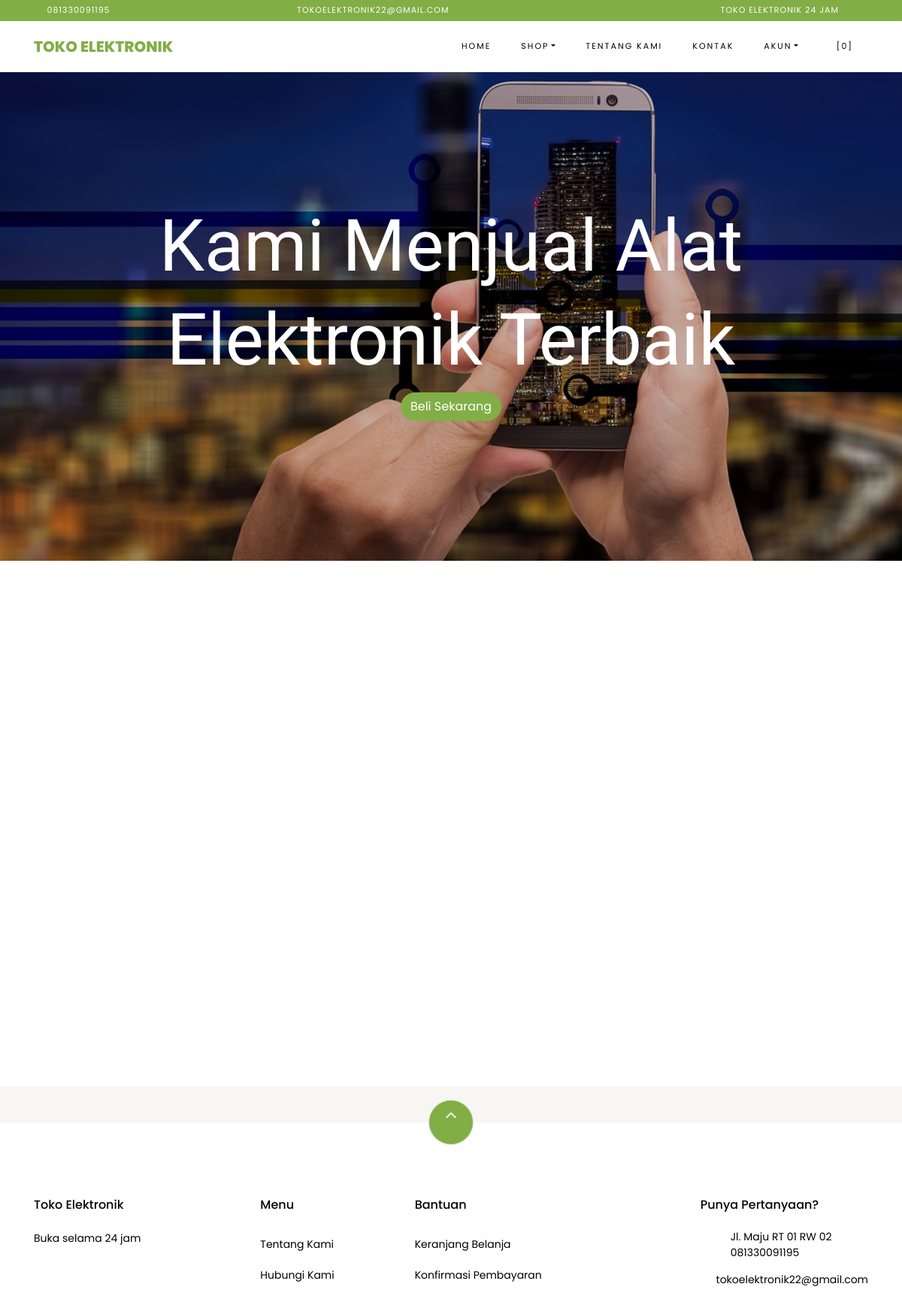
The page / on the database its author committed.
### tables this page shows
CREATE TABLE `settings` (
  `id` int(10) NOT NULL,
  `key` varchar(32) NOT NULL,
  `content` text NOT NULL
);

### application/helpers/themes_helper.php (called while the page is built, shortened)
<?php
if ( ! function_exists('get_theme_name'))
{
    function get_theme_name() {
        $current_theme = get_settings('current_theme_name');
        return ($current_theme) ? $current_theme : false;
    }
}
if ( ! function_exists('get_template_part'))
{
    function get_template_part($file_name = null, $params = array()) {
        if ($file_name !== '') {
            $current_theme = get_theme_name();
            if ( file_exists($file_location = VIEWPATH .'themes/'. $current_theme .'/'. $file_name .'.php')) {
                $CI =& get_instance();
                $CI->load->view('themes/'. $current_theme .'/'. $file_name, $params);
            }
            else {
                echo '<div>Kesalahan: berkas tema <b>'. $file_name .'.php</b> tidak ditemukan.<br>Lokasi berkas: <b>'. $file_location .'</b></div>';
            }
        }
    }
}
if ( ! function_exists('get_header'))
{
    function get_header($params = null, $section = '', $current_section = '') {
        $load_params = array();
        if ( is_null($params)) {
            $load_params['title'] = get_settings('site_name');
        }
        else if ( is_string($params)) {
            $load_params['title'] = $params;
        }
        else if ( is_array($params)) {
            $load_params = $params;
        }
        else {
            $load_params['title'] = get_settings('site_name');
        }
        $load_params['sidebar_section'] = $section;
        $load_params['current_section'] = $current_section;
        get_template_part('header', $load_params);
    }
}
if ( ! function_exists('get_footer'))
{
    function get_footer($params = array()) {
        get_template_part('footer', $params);
    }
}
if ( ! function_exists('get_theme_uri'))
{
    function get_theme_uri($file_name = null, $theme_name = NULL)
    {
        $theme_name = ($theme_name == NULL) ? get_theme_name() : $theme_name;
        return is_null($file_name) ? base_url('assets/themes/'. $theme_name .'/') : base_url('assets/themes/'. $theme_name .'/'. $file_name) ;
    }
}

### application/controllers/Home.php (called while the page is built, shortened)
<?php
class Home extends CI_Controller {
    public function index() {
        $params['title'] = 'Selamat Datang di Toko Sayur 22';
        $products['products'] = $this->product->get_all_products();
        $products['best_deal'] = $this->product->best_deal_product();
        $products['reviews'] = $this->review->get_all_reviews();
        get_header($params);
        get_template_part('home', $products);
        get_footer();
    }
}

### index.php (called while the page is built, shortened)
<?php
require_once BASEPATH . 'core/CodeIgniter.php';

### application/helpers/global_helper.php (called while the page is built, shortened)
<?php
if (!function_exists('get_settings')) {
    function get_settings($key = '')
    {
        $CI = &get_instance();
        $row = $CI->db
            ->select('content')
            ->where('key', $key)
            ->get('settings')
            ->row();
        return $row->content;
    }
}
if (!function_exists('get_store_name')) {
    function get_store_name()
    {
        return get_settings('store_name');
    }
}

### application/helpers/session_helper.php (called while the page is built, shortened)
<?php
if (!function_exists('init')) {
    function init()
    {
        $CI = &get_instance();
        return $CI;
    }
}
if (!function_exists('session_data')) {
    function session_data()
    {
        $CI = init();
        $read_session_in_cookie = get_cookie('__ACTIVE_SESSION_DATA');
        $read_session_in_session = $CI->session->userdata('__ACTIVE_SESSION_DATA');
        if ($read_session_in_cookie) {
            $read_data = $CI->encryption->decrypt($read_session_in_cookie);
            $read_data = json_decode($read_data);
            return $read_data;
        } else if ($read_session_in_session) {
            $read_data = $CI->encryption->decrypt($read_session_in_session);
            $read_data = json_decode($read_data);
            return $read_data;
        } else {
            $default_session = new stdClass();
            $default_session->is_login = FALSE;
            $default_session->user_id = 0;
            $default_session->login_at = 0;
            $default_session->remember_me = FALSE;
            return $default_session;
        }
    }
}

### application/views/themes/vegefoods/home.php (the view, shortened to what this page needs)
<section id="home-section" class="hero">
    <div class="home-slider owl-carousel">
    <div class="slider-item" style="background-image: url(<?php echo get_theme_uri('images/smartphone.jpg'); ?>);">
        <div class="overlay"></div>
      <div class="container">
        <div class="row slider-text justify-content-center align-items-center" data-scrollax-parent="true">
          <div class="col-md-12 ftco-animate text-center">
            <h1 class="mb-2">Kami Menjual Alat Elektronik Terbaik</h1>
            <p><a href="#products" class="btn btn-primary">Beli Sekarang</a></p>
          </div>
        </div>
      </div>
    </div>
</section>
  <section class="ftco-section">
  <div class="container">
          <div class="row justify-content-center mb-3 pb-3">
  </div>
  </div>
  <div class="container">
      <div class="row">
      </div>
  </div>
</section>

### application/views/themes/vegefoods/header.php (shortened to what this page needs)
?><!DOCTYPE html>
<html lang="en">
  <head>
    <link rel="stylesheet" href="<?php echo get_theme_uri('css/open-iconic-bootstrap.min.css'); ?>">
    <link rel="stylesheet" href="<?php echo get_theme_uri('css/animate.css'); ?>">
    <link rel="stylesheet" href="<?php echo get_theme_uri('css/owl.carousel.min.css'); ?>">
    <link rel="stylesheet" href="<?php echo get_theme_uri('css/owl.theme.default.min.css'); ?>">
    <link rel="stylesheet" href="<?php echo get_theme_uri('css/magnific-popup.css'); ?>">
    <link rel="stylesheet" href="<?php echo get_theme_uri('css/aos.css'); ?>">
	<link rel="stylesheet" href="<?php echo get_theme_uri('css/ionicons.min.css'); ?>">
	<link rel="stylesheet" href="<?php echo get_theme_uri('js/plugins/@fortawesome/fontawesome-free/css/all.min.css', 'argon'); ?>">
    <link rel="stylesheet" href="<?php echo get_theme_uri('css/bootstrap-datepicker.css'); ?>">
    <link rel="stylesheet" href="<?php echo get_theme_uri('css/jquery.timepicker.css'); ?>">
    <link rel="stylesheet" href="<?php echo get_theme_uri('css/flaticon.css'); ?>">
    <link rel="stylesheet" href="<?php echo get_theme_uri('css/icomoon.css'); ?>">
	<link rel="stylesheet" href="<?php echo get_theme_uri('css/style.css'); ?>">
	<link rel="stylesheet" href="<?php echo base_url('assets/plugins/toastr/toastr.min.css'); ?>">
  </head>
  <body class="goto-here">
		<div class="py-1 bg-primary">
    	<div class="container">
    		<div class="row no-gutters d-flex align-items-start align-items-center px-md-0">
	    		<div class="col-lg-12 d-block">
		    		<div class="row d-flex">
		    			<div class="col-md pr-4 d-flex topper align-items-center">
					    	<div class="icon mr-2 d-flex justify-content-center align-items-center"><span class="icon-phone2"></span></div>
						    <span class="text"><?php echo get_settings('store_phone_number'); ?></span>
					    </div>
					    <div class="col-md pr-4 d-flex topper align-items-center">
					    	<div class="icon mr-2 d-flex justify-content-center align-items-center"><span class="icon-paper-plane"></span></div>
						    <span class="text"><?php echo get_settings('store_email'); ?></span>
					    </div>
					    <div class="col-md-5 pr-4 d-flex topper align-items-center text-lg-right">
						    <span class="text"><?php echo get_settings('store_tagline'); ?></span>
					    </div>
				    </div>
			    </div>
		    </div>
		  </div>
    </div>
    <nav class="navbar navbar-expand-lg navbar-dark ftco_navbar bg-dark ftco-navbar-light" id="ftco-navbar">
	    <div class="container">
	      <a class="navbar-brand" href="<?php echo base_url(); ?>"><?php echo get_store_name(); ?></a>
	      <div class="collapse navbar-collapse" id="ftco-nav">
	        <ul class="navbar-nav ml-auto">
	          <li class="nav-item active"><a href="<?php echo base_url(); ?>" class="nav-link">Home</a></li>
	          <li class="nav-item dropdown">
              <a class="nav-link dropdown-toggle" href="#" id="dropdown04" data-toggle="dropdown" aria-haspopup="true" aria-expanded="false">Shop</a>
            </li>
	          <li class="nav-item"><a href="<?php echo site_url('pages/about'); ?>" class="nav-link">Tentang Kami</a></li>
              <li class="nav-item"><a href="<?php echo site_url('pages/contact'); ?>" class="nav-link">Kontak</a></li>
              <li class="nav-item dropdown">
              <a class="nav-link dropdown-toggle" href="#" id="dropdown05" data-toggle="dropdown" aria-haspopup="true" aria-expanded="false">Akun</a>
            </li>
	          <li class="nav-item cta cta-colored"><a href="<?php echo site_url('shop/cart'); ?>" class="nav-link"><span class="icon-shopping_cart"></span>[<span class="cart-item-total">0</span>]</a></li>
	        </ul>
	      </div>
	    </div>
	  </nav>

### application/views/themes/vegefoods/footer.php (shortened to what this page needs)
<section class="ftco-section ftco-no-pt ftco-no-pb py-5 bg-light">
    <div class="container py-4">
    </div>
  </section>
  <footer class="ftco-footer ftco-section">
    <div class="container">
        <div class="row">
            <div class="mouse">
                      <a href="#" class="mouse-icon">
                          <div class="mouse-wheel"><span class="ion-ios-arrow-up"></span></div>
                      </a>
                  </div>
        </div>
      <div class="row mb-5">
        <div class="col-md">
          <div class="ftco-footer-widget mb-4">
            <h2 class="ftco-heading-2"><?php echo get_store_name(); ?></h2>
            <p><?php echo get_settings('store_description'); ?></p>
            <ul class="ftco-footer-social list-unstyled float-md-left float-lft mt-5">
            </ul>
          </div>
        </div>
        <div class="col-md">
          <div class="ftco-footer-widget mb-4 ml-md-5">
            <h2 class="ftco-heading-2">Menu</h2>
            <ul class="list-unstyled">
              <li><a href="<?php echo site_url('pages/about'); ?>" class="py-2 d-block">Tentang Kami</a></li>
              <li><a href="<?php echo site_url('pages/contact'); ?>" class="py-2 d-block">Hubungi Kami</a></li>
            </ul>
          </div>
        </div>
        <div class="col-md-4">
           <div class="ftco-footer-widget mb-4">
            <h2 class="ftco-heading-2">Bantuan</h2>
            <div class="d-flex">
                <ul class="list-unstyled mr-l-5 pr-l-3 mr-4">
                  <li><a href="<?php echo site_url('shop/cart'); ?>" class="py-2 d-block">Keranjang Belanja</a></li>
                  <li><a href="<?php echo site_url('customer/payments/confirm'); ?>" class="py-2 d-block">Konfirmasi Pembayaran</a></li>
                </ul>
              </div>
          </div>
        </div>
        <div class="col-md">
          <div class="ftco-footer-widget mb-4">
              <h2 class="ftco-heading-2">Punya Pertanyaan?</h2>
              <div class="block-23 mb-3">
                <ul>
                  <li><span class="icon icon-map-marker"></span><span class="text"><?php echo get_settings('store_address'); ?></span></li>
                  <li><a href="#"><span class="icon icon-phone"></span><span class="text"><?php echo get_settings('store_phone_number'); ?></span></a></li>
                  <li><a href="#"><span class="icon icon-envelope"></span><span class="text"><?php echo get_settings('store_email'); ?></span></a></li>
                </ul>
              </div>
          </div>
        </div>
      </div>
    </div>
  </footer>
</body>
</html>

### assets/themes/vegefoods/css/icomoon.css (style rules this page uses)
[class^="icon-"], [class*=" icon-"] { font-family: 'icomoon' !important; speak: none; font-style: normal; font-weight: normal; font-variant: normal; text-transform: none; line-height: 1; -webkit-font-smoothing: antialiased; -moz-osx-font-smoothing: grayscale; }
.icon-map-marker:before { content: "\f041"; }
.icon-phone:before { content: "\f095"; }
.icon-envelope:before { content: "\f0e0"; }
.icon-paper-plane:before { content: "\f1d8"; }
.icon-phone2:before { content: "\e0cd"; }
.icon-shopping_cart:before { content: "\e8cc"; }

### rows shown on the page
settings: content "081330091195"
settings: content "TOKOELEKTRONIK22@GMAIL.COM", content "tokoelektronik22@gmail.com"
settings: content "TOKO ELEKTRONIK 24 JAM"
settings: content "TOKO ELEKTRONIK", content "Toko Elektronik"
settings: content (picture)
settings: content "Buka selama 24 jam"
settings: content "Jl. Maju RT 01 RW 02"
